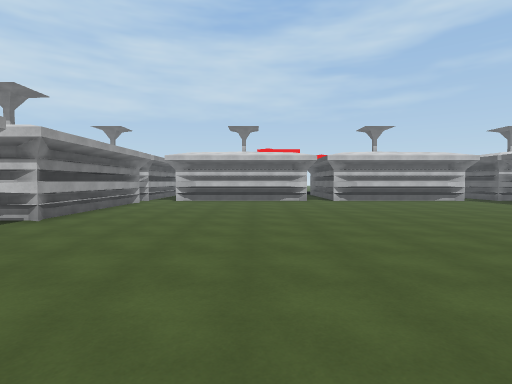
[1] (above)

24 first-person views from a walk through a Unity game level. The camera is 1.5 m above the floor, tilts 2° down and sees 80° across. The floor is counted in squares, 2 m on a side. Each view is taken from the middle of a square. On the plan, view 1 faces up. The plan holds only what a view shows up to about 10 squares ahead; the rest is blank. The place goes on beyond the plan. The player is left out.

[2]
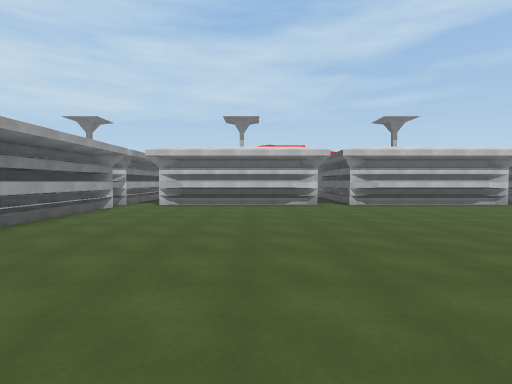

[3]
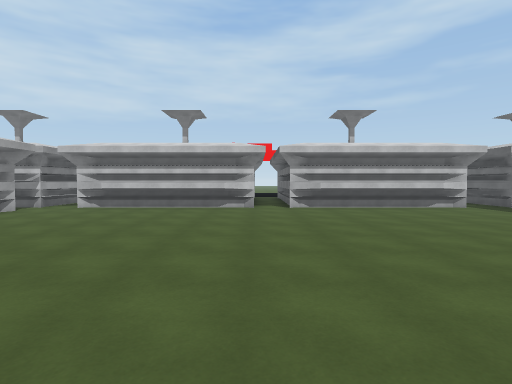

[4]
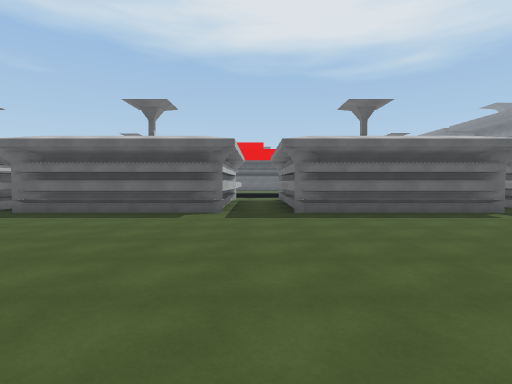

[5]
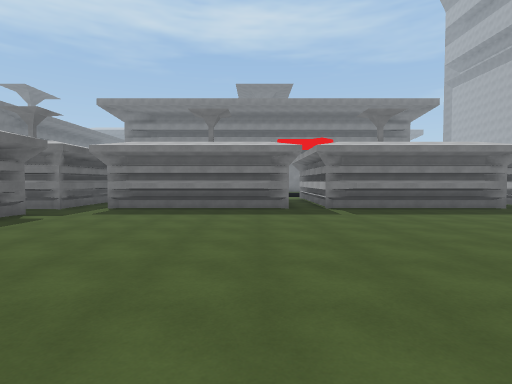

[6]
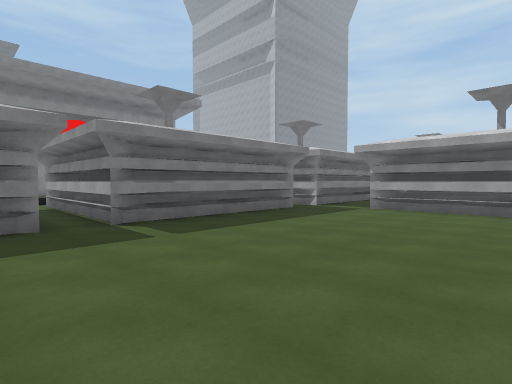

[7]
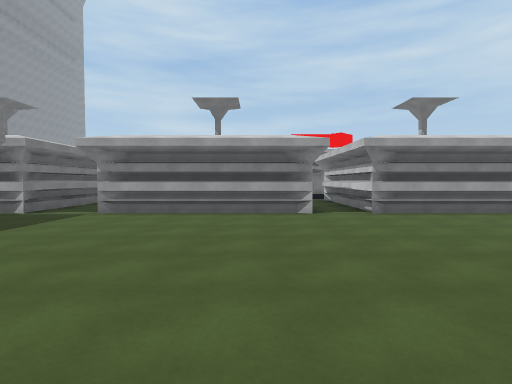

[8]
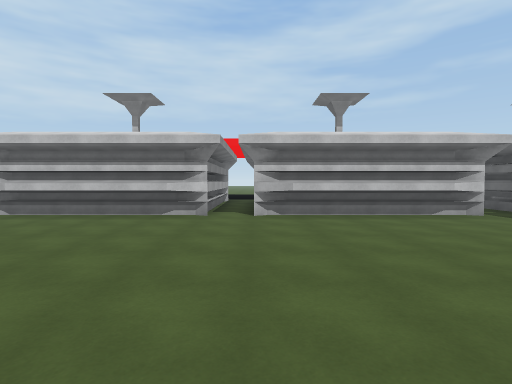

[9]
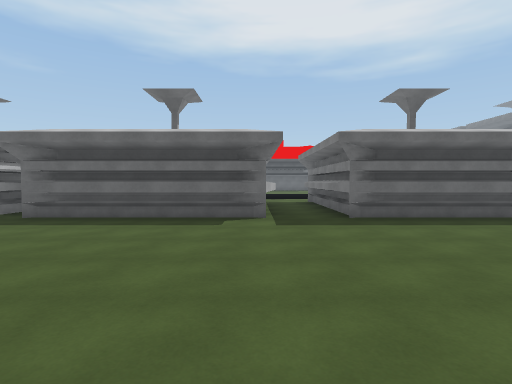

[10]
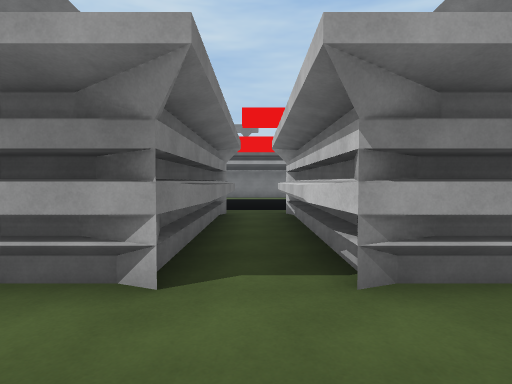

[11]
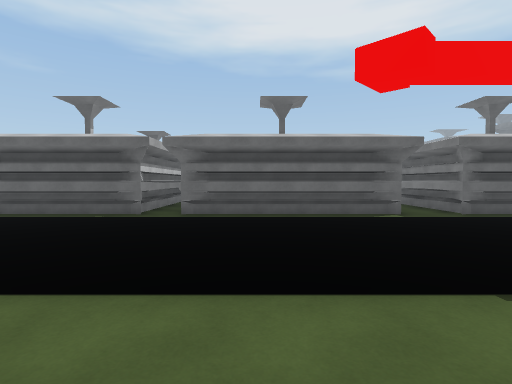

[12]
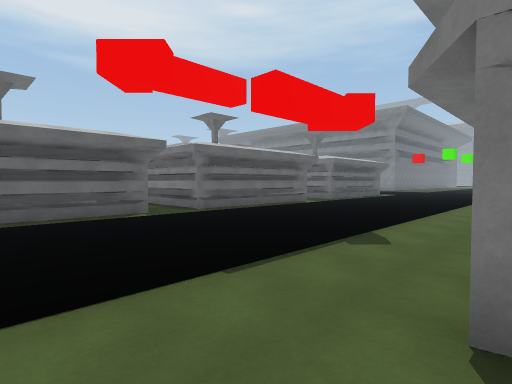

[13]
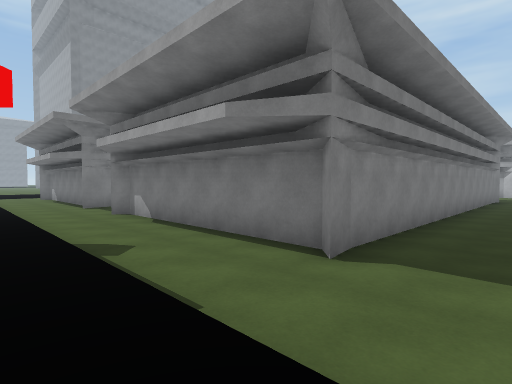

[14]
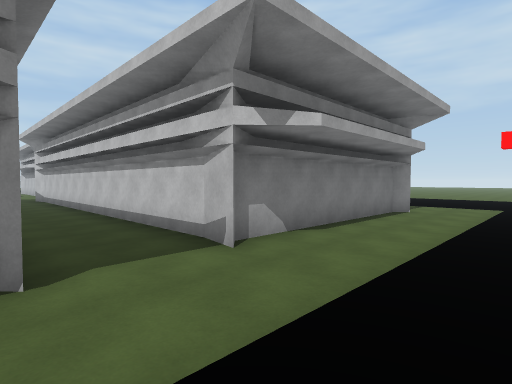

[15]
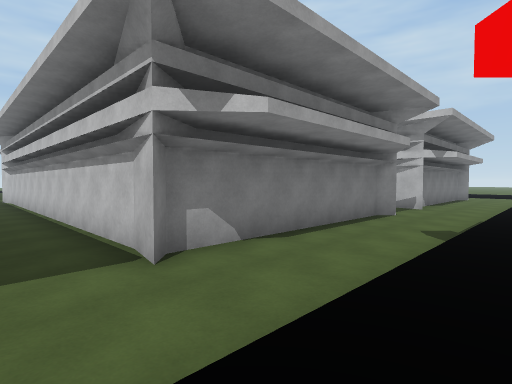

[16]
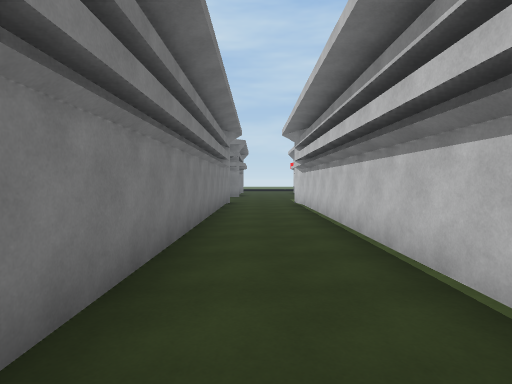

[17]
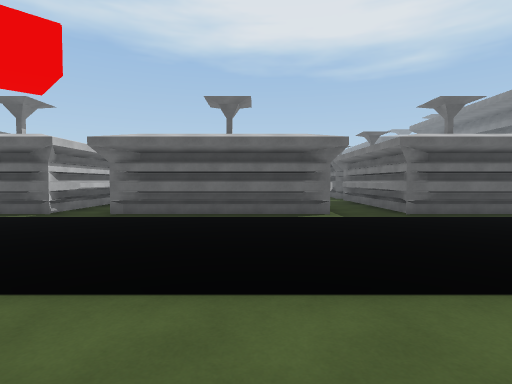

[18]
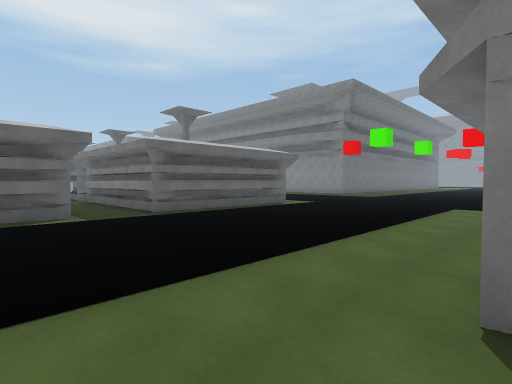

[19]
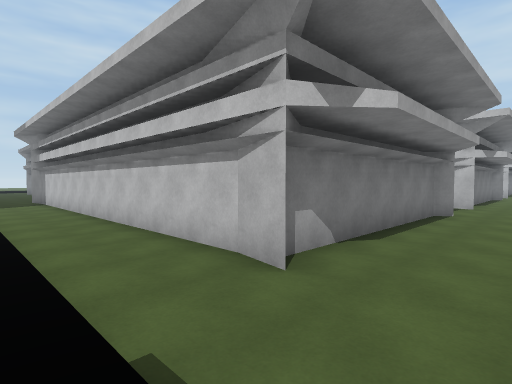

[20]
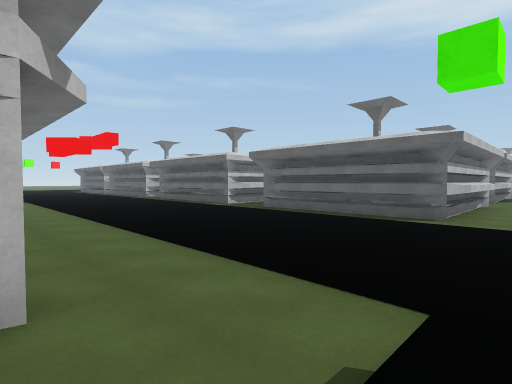

[21]
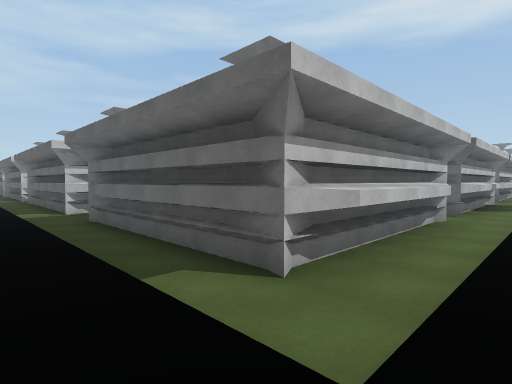

[22]
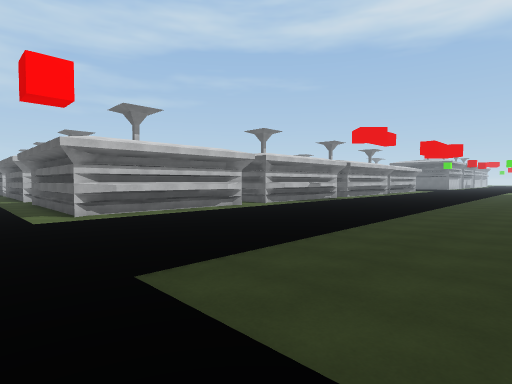

[23]
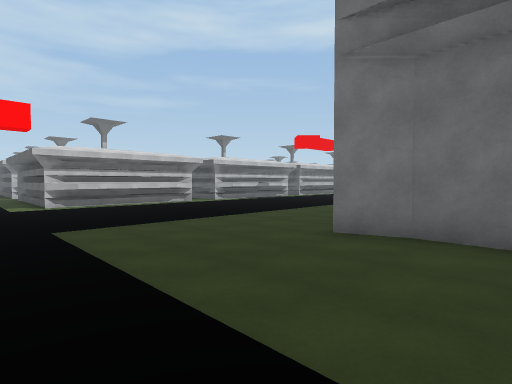

[24]
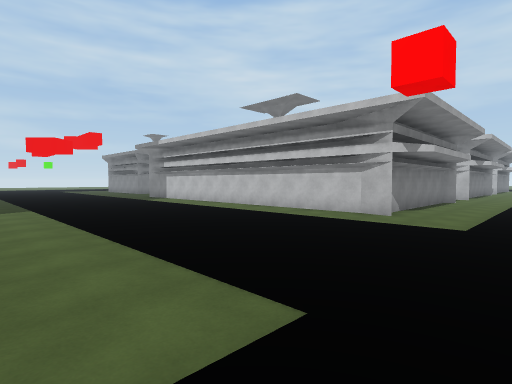

### Floor plan
Key: @ floor where view 1 was taken; # wall or solid block; . floor; B building.
Columns run from 27 left of view 1 to 10 right of it. Each row starts with its distance up from view 1.
 14            B..   .B BB    BB BB BB   B
 13            B..  ..B BB B  BB BB BB  .B
 12            B..  ..BBBBBBBBBBBBBBBBBB.B
 11            B..  ...BB B..............B
 10   BBBBBBBBBB..   .B    B.............B
  9   .............  .B BB B.............B
  8   ............   .B BB B.............B
  7  BBBBBBBBBBB... ..B    B.............B
  6            B.. ...BBBBBB.............B
  5            B.. .......................
  4            B......BBBBBB.............B
  3            B......B    B.............B
  2 BBBBBBBBBBBB......B BB B.............B
  1 ..................B BBBB.............B
  0 ..................B    B...@.........B
 -1 BBBBBBBBBBBB.......B  B..............B
 -2            B.......BBBB..BBBB..BBBB..B
 -3            B......BBBBBBBBBBBBBBBBBB.B
 -4            B......B BB B  BB B      .B
 -5            B......B BB    BB B
 -6  BBBBBBBBBBB......B BB       B
 -7 B..........B......BBBBBBBBBBBB
 -8  .............................
 -9      ....................
-10     .......  ..  .........
-11    .......       ..........
-12   ........       ...........
-13   ............   ............
-14          ......  ............
-15                 ......
-16                  ....#
-17                  ....#
-18                 .....#

Where each view was taken, in squares from view 1:
view 1: 0 up, 0 right, facing up
view 2: 2 up, 0 right, facing up
view 3: 3 up, 2 right, facing up
view 4: 5 up, 2 right, facing right
view 5: 6 up, 4 right, facing down
view 6: 3 up, 4 right, facing down-left
view 7: 3 up, 3 right, facing left
view 8: 5 up, 3 right, facing up
view 9: 6 up, 3 right, facing right
view 10: 5 up, 2 left, facing left
view 11: 9 up, 16 left, facing right
view 12: 9 up, 16 left, facing down-right
view 13: 9 up, 13 left, facing down-left
view 14: 7 up, 13 left, facing up-left
view 15: 0 up, 13 left, facing up-left
view 16: 0 up, 17 left, facing left
view 17: 1 up, 16 left, facing right
view 18: 1 up, 16 left, facing down-right
view 19: 9 down, 14 left, facing up-left
view 20: 9 down, 16 left, facing up-right
view 21: 9 down, 11 left, facing up-right
view 22: 15 down, 11 left, facing up-right
view 23: 18 down, 11 left, facing up-right
view 24: 14 down, 13 left, facing up-left
